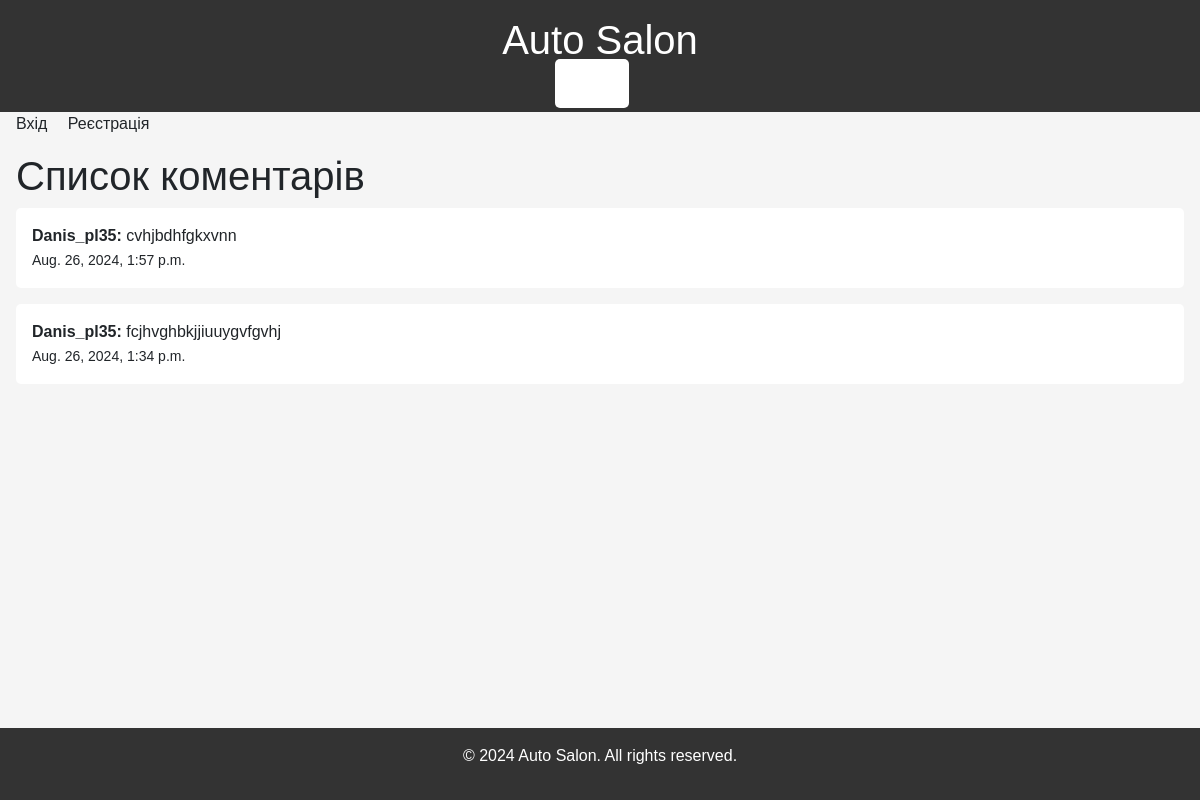
Page /comments/ on the earlier database version.
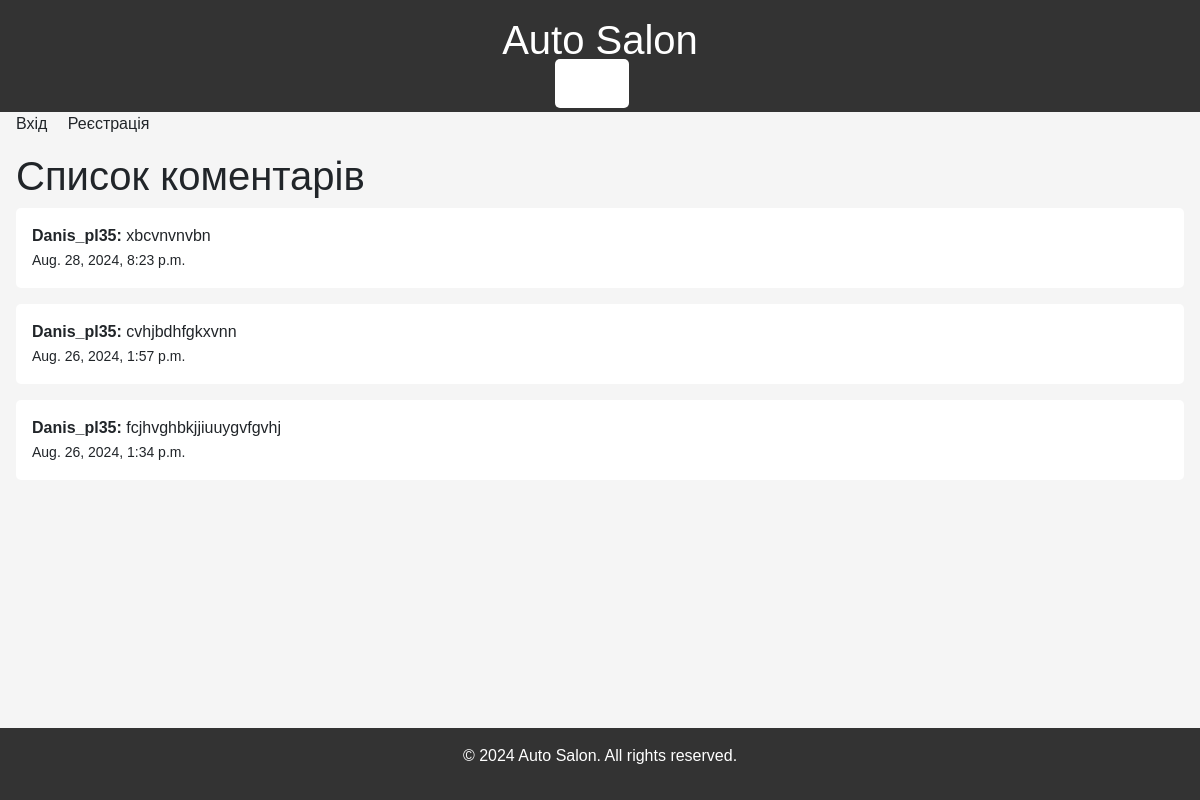
Same page on the later database version.
### car_project/models.py (models this page shows, shortened)
class Comment(models.Model):
    user = models.ForeignKey(User, on_delete=models.CASCADE)
    text = models.TextField()
    created_at = models.DateTimeField(auto_now_add=True)

### car_project/views.py (the view)
# urls.py: path('comments/', views.comment_list, name='comment_list'),
def comment_list(request):
    comments = Comment.objects.all().order_by('-created_at')  # Отримання всіх коментарів, відсортованих за датою
    return render(request, 'comment_list.html', {'comments': comments})

### car_project/templates/comment_list.html (shortened to what this page needs)
{% extends "base_generic.html" %}
{% block content %}
    <h1>Список коментарів</h1>
    <ul>
        {% for comment in comments %}
            <li>
                <strong>{{ comment.user.username }}:</strong> {{ comment.text }} <br>
                <small>{{ comment.created_at }}</small>
            </li>
        {% empty %}
            <li>Коментарів немає.</li>
        {% endfor %}
    </ul>
{% endblock content %}

Differences in the rows shown:
added Comment: user.username "Danis_pl35", text "xbcvnvnvbn", created_at "Aug. 28, 2024, 8:23 p.m."
